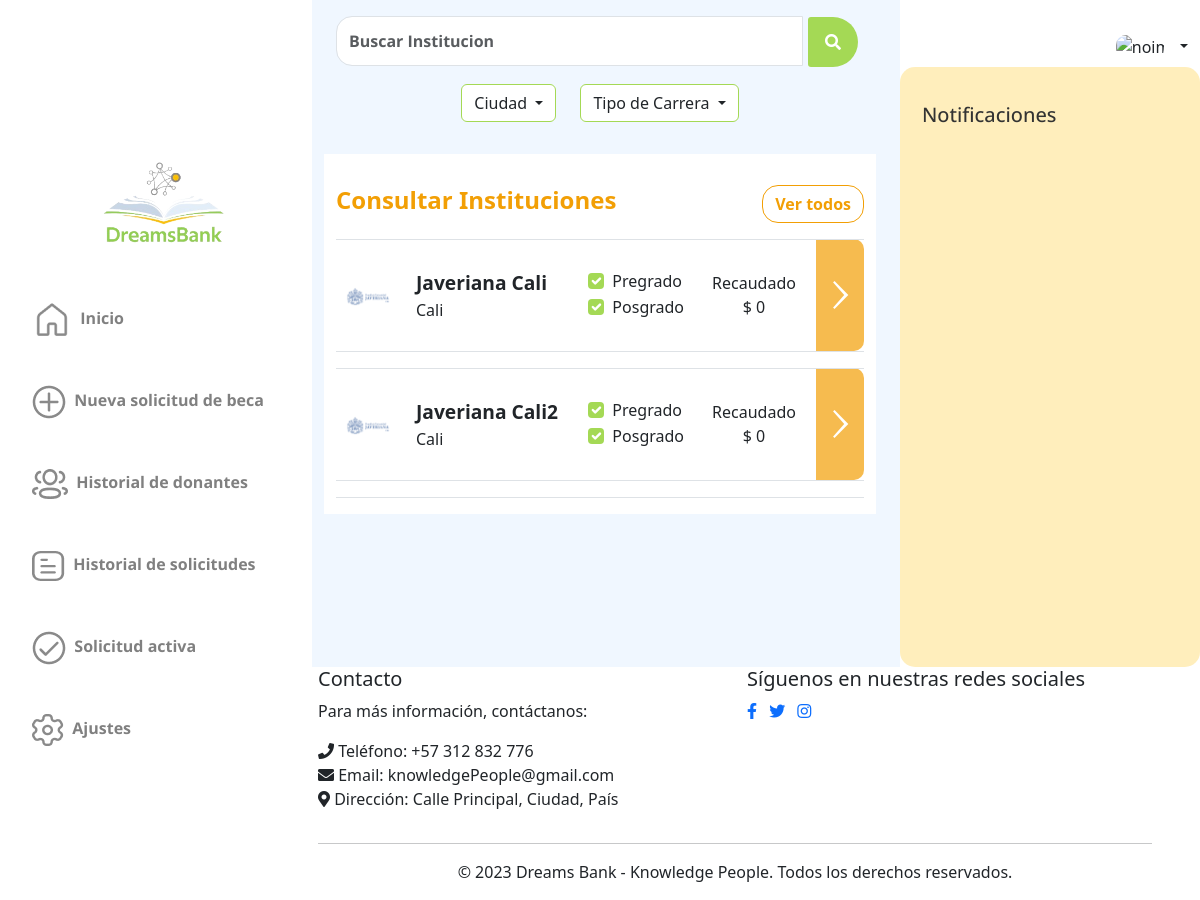
The app's page /scholarships/lookInstitutios/, older data.
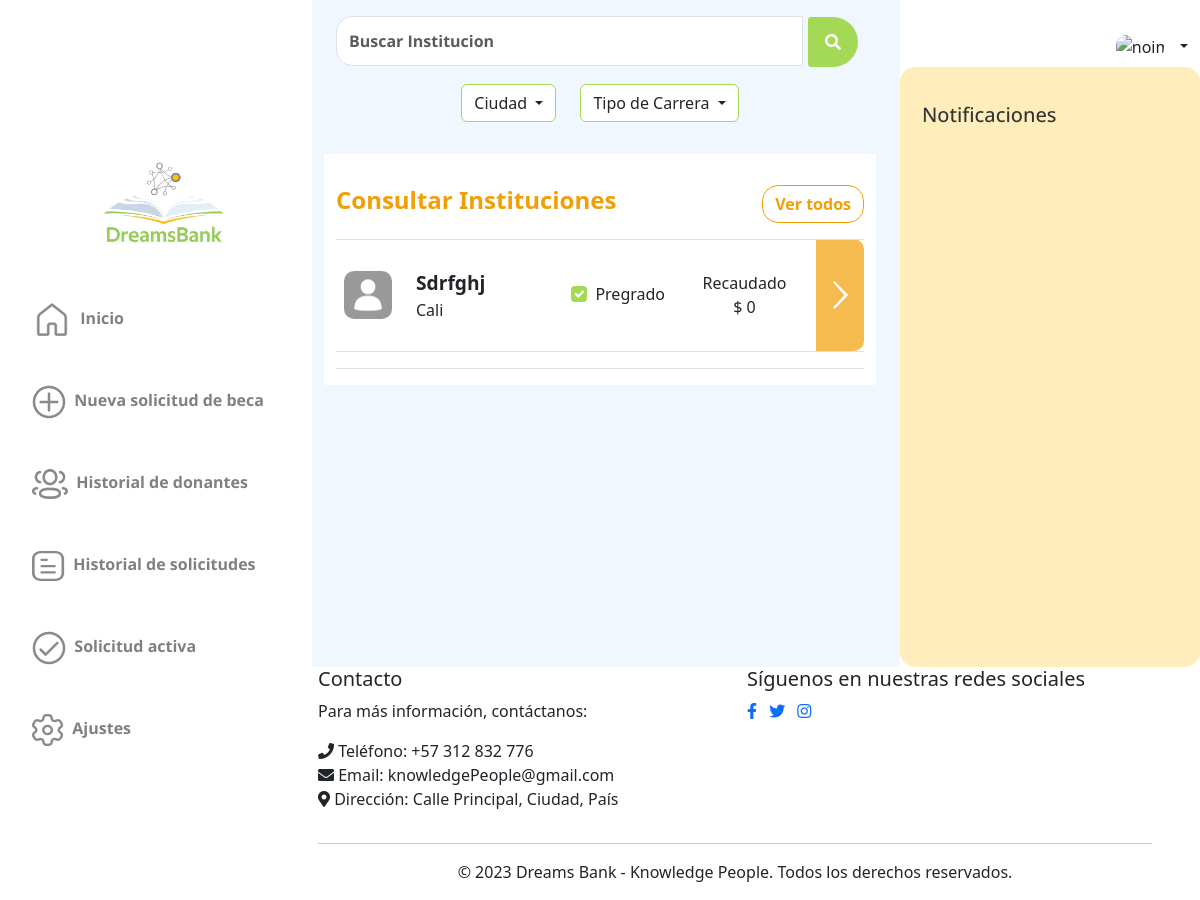
The same page, newer data.
### users/models.py (models this page shows, shortened)
class User(AbstractBaseUser, PermissionsMixin):
    username=None
    BENEFICIARY=1
    NATURALDONOR=2
    LEGALDONOR=3
    INSTITUTION=4
    ADMIN=5
    ROLE_CHOICE=(
          (BENEFICIARY, 'Beneficiario'),
          (NATURALDONOR,'Donante natural'),
          (LEGALDONOR,'Donante juridico'),
          (INSTITUTION,'Institución'),
          (ADMIN,'Admin'),
    )
    TI=1
    CC=2
    CE=3
    NIT=4
    IDTYPE_CHOICE= ((TI,'Tarjeta de Identidad'),
                (CC,'Cédula de Ciudadanía'),
                ( CE,'Cédula extranjera'),
                (NIT,'NIT'))
    email = models.EmailField(_("email address"), unique=True)
    name=models.CharField(max_length=100,null=False)
    profilePicture= models.ImageField(upload_to="users",null=True, blank=True)
    idType = models.PositiveSmallIntegerField(choices=IDTYPE_CHOICE,null=False)
    numID = models.CharField(max_length=10,null=False)
    role=models.PositiveSmallIntegerField(choices=ROLE_CHOICE,null=False)
    date_joined = models.DateTimeField(auto_now_add=True)
    last_login= models.DateTimeField(auto_now_add=True)
    created_date = models.DateTimeField(auto_now_add=True)
    modified_date = models.DateTimeField(auto_now_add=True)
    contact = models.CharField(max_length=15)
    notifications = models.ManyToManyField(Notification)
    is_staff = models.BooleanField(default=False)
    is_active = models.BooleanField(default=True)
    is_admin = models.BooleanField(default=False)
    is_superadmin = models.BooleanField(default=False)
    is_superuser = models.BooleanField(default=False)
    date_joined = models.DateTimeField(default=timezone.now)
    USERNAME_FIELD = "email"
    REQUIRED_FIELDS = ['name', 'idType', 'numID', 'role']
    objects = UserManager()

class Institution(User):
    description = models.TextField(max_length=255)
    TYPE_CHOICES = (
        ('Tecnica', 'Tecnica'),
        ('Tecnologica', 'Tecnologica'),
        ('Pregrado', 'Pregrado'),
        ('Posgrado','Posgrado')
    )
    type_institution = models.CharField(
        max_length=255,
        blank = False,
    )
    address = models.CharField(max_length=100)
    city = models.CharField(max_length=70)
    money_donation = models.IntegerField(default=0)
    optionsstate= (('A','Aprobada'),
                     ('P','Pendiente'),
                     ('R','Rechazada'))
    verificationState = models.CharField(max_length=30,choices=optionsstate,null=False, default='P')

class User(AbstractBaseUser, PermissionsMixin):
    username=None
    BENEFICIARY=1
    NATURALDONOR=2
    LEGALDONOR=3
    INSTITUTION=4
    ADMIN=5
    ROLE_CHOICE=(
          (BENEFICIARY, 'Beneficiario'),
          (NATURALDONOR,'Donante natural'),
          (LEGALDONOR,'Donante juridico'),
          (INSTITUTION,'Institución'),
          (ADMIN,'Admin'),
    )
    TI=1
    CC=2
    CE=3
    NIT=4
    IDTYPE_CHOICE= ((TI,'Tarjeta de Identidad'),
                (CC,'Cédula de Ciudadanía'),
                ( CE,'Cédula extranjera'),
                (NIT,'NIT'))
    email = models.EmailField(_("email address"), unique=True)
    name=models.CharField(max_length=100,null=False)
    profilePicture= models.ImageField(upload_to="users",null=True, blank=True)
    idType = models.PositiveSmallIntegerField(choices=IDTYPE_CHOICE,null=False)
    numID = models.CharField(max_length=10,null=False)
    role=models.PositiveSmallIntegerField(choices=ROLE_CHOICE,null=False)
    date_joined = models.DateTimeField(auto_now_add=True)
    last_login= models.DateTimeField(auto_now_add=True)
    created_date = models.DateTimeField(auto_now_add=True)
    modified_date = models.DateTimeField(auto_now_add=True)
    contact = models.CharField(max_length=15)
    notifications = models.ManyToManyField(Notification)
    is_staff = models.BooleanField(default=False)
    is_active = models.BooleanField(default=True)
    is_admin = models.BooleanField(default=False)
    is_superadmin = models.BooleanField(default=False)
    is_superuser = models.BooleanField(default=False)
    date_joined = models.DateTimeField(default=timezone.now)
    USERNAME_FIELD = "email"
    REQUIRED_FIELDS = ['name', 'idType', 'numID', 'role']
    objects = UserManager()

### scholarships/views.py (the view)
# urls.py: path("lookInstitutios/", views.LookInstitutions.as_view(), name='look_institutions'),
class LookInstitutions(ListView):
    def get(self, request):
        institutions = Institution.objects.all()
        cities = []
        types = []
        types.append('Tecnica')
        types.append('Tecnologica')
        types.append('Pregrado')
        types.append('Posgrado')
        for i in institutions:
            city = i.city
            if city not in cities:
                cities.append(city)
        data = {'institutions':institutions,'cities':cities,'types':types}
        return render(request, 'lookinstitution.html',data)

### scholarships/templates/lookinstitution.html (shortened to what the changed rows need)
{% extends 'base.html' %} {% load static %}
  {% block content %}
  <link href="https://cdn.jsdelivr.net/npm/bootstrap@5.3.0-alpha3/dist/css/bootstrap.min.css" rel="stylesheet"
 />
  <link rel="stylesheet" href="https://cdnjs.cloudflare.com/ajax/libs/font-awesome/5.15.3/css/all.min.css">
  <link href="{% static '/lookbeneficiaries.css' %}" rel="stylesheet" />
</head>
<body>
  <div class="container-fluid">
    <div class="row " style="background-color: white; margin-top:2rem">
      <div class="table-responsive" >
        <table class="table">
          <thead>
            <tr>
              <th></th>
              <th></th>
              <th></th>
              <th></th>
              <th style="width: 2rem"></th>
            </tr>
          </thead>
          <tbody>
            {% if institutions %}
            {% for x in institutions %}
            <tr class="mt-4 align-middle" style="height: 7rem;" >
              <td class="align-middle" style="border-top-left-radius: 10px; border-bottom-left-radius: 10px;">
                {% if x.profilePicture != "" %}
                <img src="/media/{{ x.profilePicture }}" class="img-fluid" alt="noimage"
                  style="max-width: 3rem; max-height: 3rem; border-radius: 10px; margin-right: 0.5rem;">
                {% else %}
                <img src="/media/users/profile_default.png" class="img-fluid" alt="noimage"
                  style="max-width: 3rem; max-height: 3rem; border-radius: 10px; margin-right: 0.5rem;">
                {% endif %}
              </td>
              {% if  user.role == user.LEGALDONOR or user.role == user.NATURALDONOR %}
              <td>
                <div class="row">
                  <div class="col-12" style="font-weight: bolder; font-size: larger;">{{ x.name|capfirst }}
                  </div>
                  <div class="col-12">{{ x.city }}</div>
                </div>
              </td>
              {% endif %}
              <td>
                <div class="row">
                    <div class="col-12">
                        {% for choice in x.TYPE_CHOICES %}
                        {% if choice.0 in x.type_institution %}
                        <div class="form-check">
                          <input class="form-check-input" type="checkbox" name="type_institution_checkbox" value="{{ choice.0 }}"
                            {% if choice.0 in x.type_institution %} checked {% endif %}>
                          <label class="form-check-label">
                            {{ choice.1 }}
                          </label>
                        </div>
                      {% endif %}
                        {% endfor %}
                    </div>
                  </div>
              </td>
              {% if  user.role == user.LEGALDONOR or user.role == user.NATURALDONOR %}
              <td>
                <div class="row my-auto">
                  <div class="col-12 text-center">Recaudado</div>
                  <div class="col-12 text-center">$ {{ x.money_donation }}</div>
                </div>
              </td>
              {% endif %}
              <td
                style="background-color: rgba(242, 159, 5, 0.7); border-top-right-radius: 10px; border-bottom-right-radius: 10px;"
                class="align-middle">
                <div class="d-flex align-items-center justify-content-center">
                  <button type="submit" class="btn btn-link p-0" style=" border: none;" name="viewBeneficiaryDetails"
                    data-scholarship-id="{{ x.id_user.name }}">
                    <a href="{% url 'scholarships:showdetailsinstitucion' id=x.id %}">
                    <img src="/media/images/Forward.png" class="img-fluid" alt="noimage"
                      style="max-width: 3rem; max-height: 3rem;">
                    </a>
                  </button>
                </div>
              </td>
            </tr>
            <tr style="margin-top: -1rem;">
              <td colspan="5" style="text-align: center;">
              </td>
          </tr>
            {% endfor %}
            {% endif %}
          </tbody>
        </table>
      </div>
    </div>
  </div>
  {% endblock %}

Row changes from the older to the newer data that the page shows:
removed Institution: profilePicture (picture), name "Javeriana Cali", city "Cali", type_institution "☑" "☑", choice "Pregrado" "Posgrado", money_donation "0"
removed Institution: profilePicture (picture), name "Javeriana Cali2", city "Cali", type_institution "☑" "☑", choice "Pregrado" "Posgrado", money_donation "0"
added Institution: profilePicture (placeholder picture), name "Sdrfghj", city "Cali", type_institution "☑", choice "Pregrado", money_donation "0"
